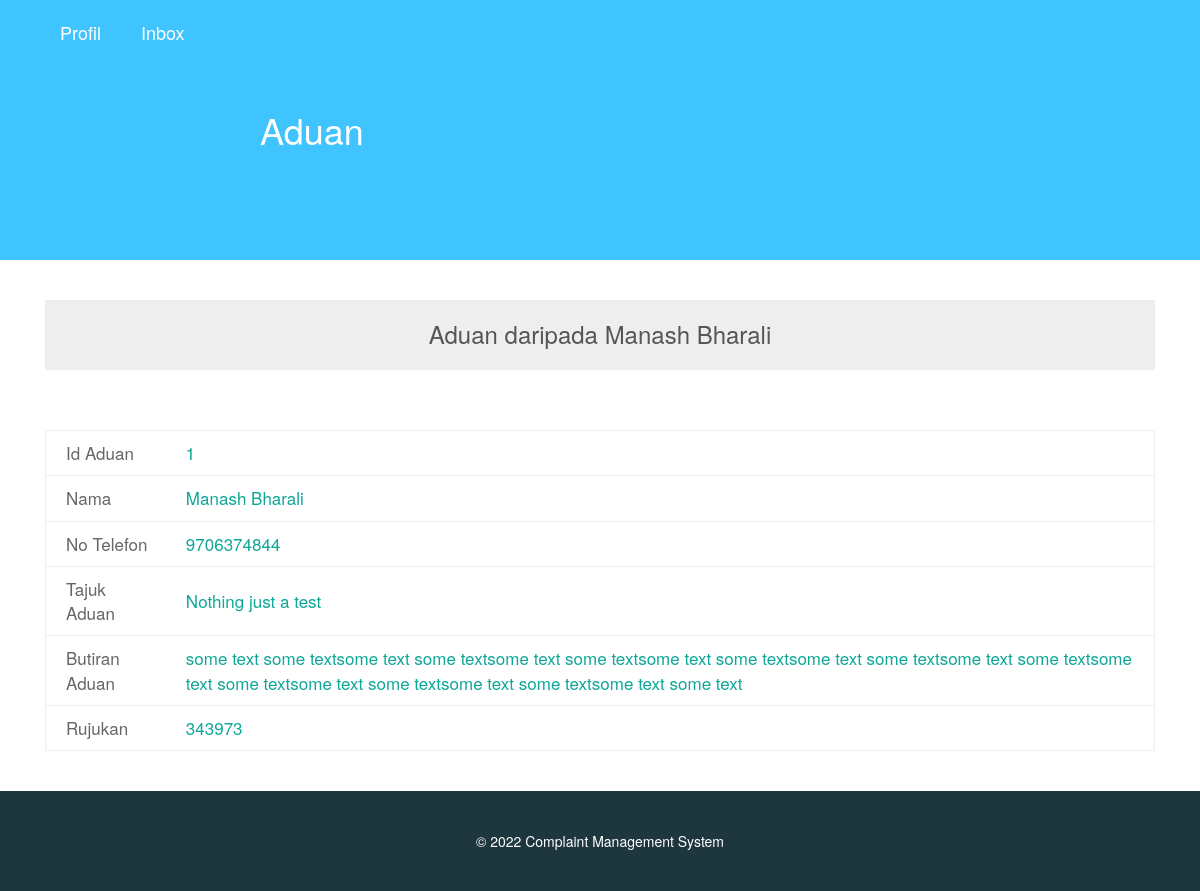
The page /dummy/message-view.php?id=1 on the database its author committed.
### tables this page shows
CREATE TABLE `view_cmp` (
  `id` int(11) NOT NULL,
  `ref_no` varchar(20) NOT NULL,
  `name` varchar(220) NOT NULL,
  `email` varchar(220) NOT NULL,
  `phone no` varchar(220) NOT NULL,
  `subject` varchar(220) NOT NULL,
  `complain` text NOT NULL,
  `dummy` varchar(50) NOT NULL
);

### core/config.php (called while the page is built, shortened)
<?php
$web_name = "Complaint Management System";
?>

### dummy/message-view.php (the view, shortened to what this page needs)
<?php
  require '../core/config.php';
  $id = $_GET['id'];
    $query1=mysql_query("SELECT * FROM `view_cmp` WHERE id='$id'");
    while( $arry=mysql_fetch_array($query1) ) {
      $name = $arry['name'];
      $phone_no = $arry['phone no'];
      $subject = $arry['subject'];
      $complain = $arry['complain'];
      $ref = $arry['ref_no'];
    }
 ?>
<!DOCTYPE html>
<html>
  <head>
    <link rel="stylesheet" href="../files/css/bootstrap.css">
    <link rel="stylesheet" href="../files/css/custom.css">
  </head>
  <body>
  <?php require 'nav.php';?>
  <div class="cover main" style="background:#40C4FF;">
    <h1>Aduan</h1>
  </div>
  <div class="animated fadeIn">
    <div class="container">
        <div class="col-lg-12 ">
           <br><br>
            <div class="colr">
                <h3>Aduan daripada <?php echo $name;?> </h3>
            </div>
           <br><br><br>
          <table>
            <?php
              $query1=mysql_query("SELECT * FROM `view_cmp` WHERE id='$id'");
              while( $arry=mysql_fetch_array($query1) ) {
                $name = $arry['name'];
                $phone_no = $arry['phone no'];
                $subject = $arry['subject'];
                $complain = $arry['complain'];
                $ref = $arry['ref_no'];
              }
                 echo "<tr> <td> <b> Id Aduan </b> </td>";
                 echo "     <td> ".$id."</td> </tr>";
                 echo "<tr> <td> <b> Nama </b> </td>";
                 echo "     <td> ".$name."</td> </tr>";
                 echo "<tr> <td> <b> No Telefon </b> </td>";
                 echo "     <td> ".$phone_no."</td> </tr>";
                 echo "<tr> <td> <b> Tajuk Aduan </b> </td>";
                 echo "     <td> ".$subject."</td> </tr>";
                 echo "<tr> <td> <b> Butiran Aduan </b> </td>";
                 echo "     <td> ".$complain."</td></tr>";
                 echo "<tr> <td> <b> Rujukan </b> </td>";
                 echo "     <td> ".$ref."</td></tr>";
            ?>
            </table>
          <br><br>
      </div>
    </div>
  </div>
  <footer>
  <br><br>&copy <?php echo date("Y"); ?> <?php echo $web_name; ?>
  </footer>
  </body>
</html>

### files/css/custom.css (style rules this page uses)
body { font-family:"Gotham A", Gotham, "Gotham SSm A", "Gotham SSm B", "Gotham SSm", "Proxima Nova", "Open Sans", "Helvetica font-weight: lighter; }
.cover { width:100%; height: 260px; background: #4db6ac url('../img/admin.jpg'); background-position: center center; background-size: cover; position: relative; float: left; z-index: 999; color: #fff; }
.main { padding-top: 90px; padding-left: 260px; padding-right: 30px; color:#fff; }
table { width:100%; border-left: 1px solid #eee; border-right: 1px solid #eee; font-size: 17px; }
td { padding:10px; border-top: 1px solid #eee; border-bottom: 1px solid #eee; padding-left: 20px; color:#0ea798; }
table b { font-weight: lighter!important; color: #666; }
.colr { width: 100%; height: 70px; background: #EEE; color: #555; text-align: center; padding-top: 1px; }
footer { width: 100%; height: 100px; background: #1e363e; position: relative; float: left; text-align: center; color: #fff; }
.animated { animation-duration: 1s; animation-fill-mode: both; }
.fadeIn { animation-name: fadeIn; }

### rows shown on the page
view_cmp: name "Manash Bharali", phone no "9706374844", subject "Nothing just a test", complain "some text some textsome text some textsome text some textsome text some textsome text some textsome text some textsome text some textsome text some textsome text some textsome text some text", ref_no "343973"

### other values the page prints
$id "1"
$web_name "Complaint Management System"
